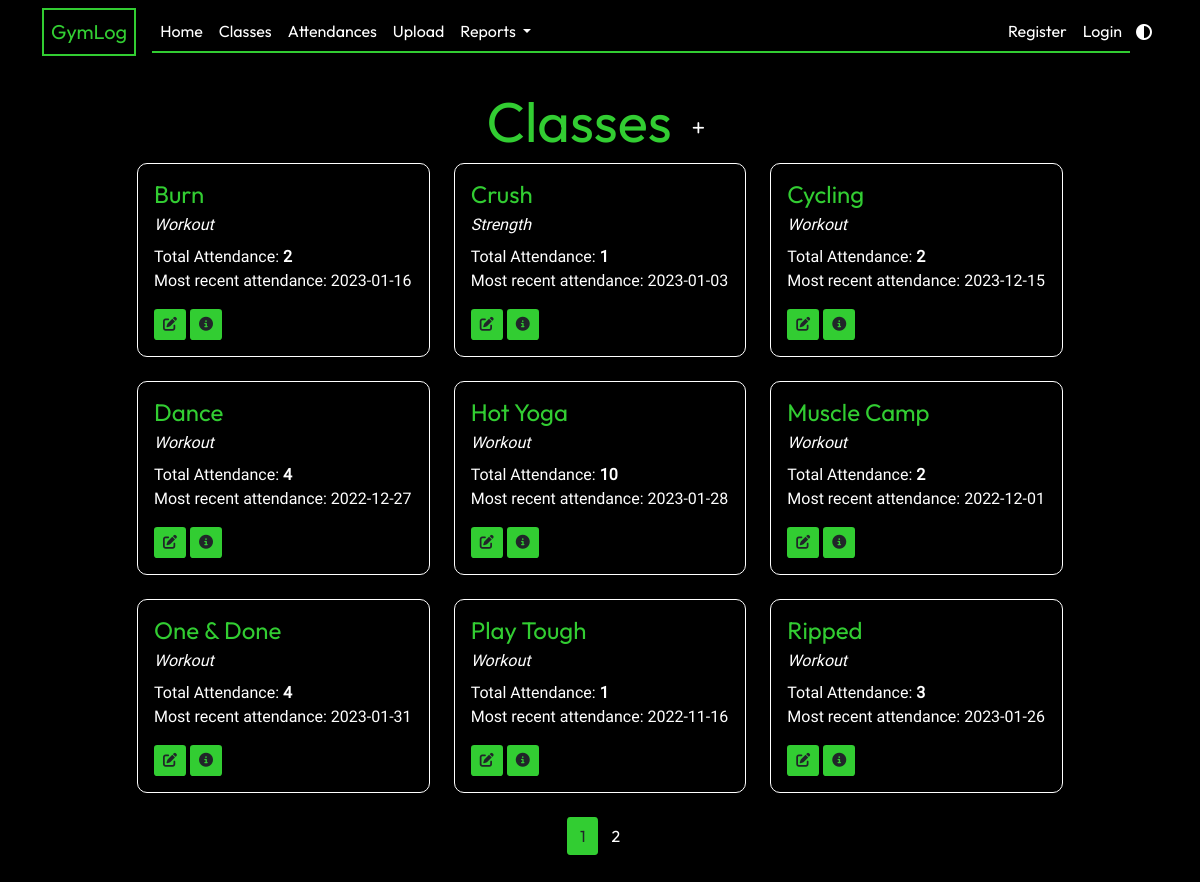
The app's page /classes, older data.
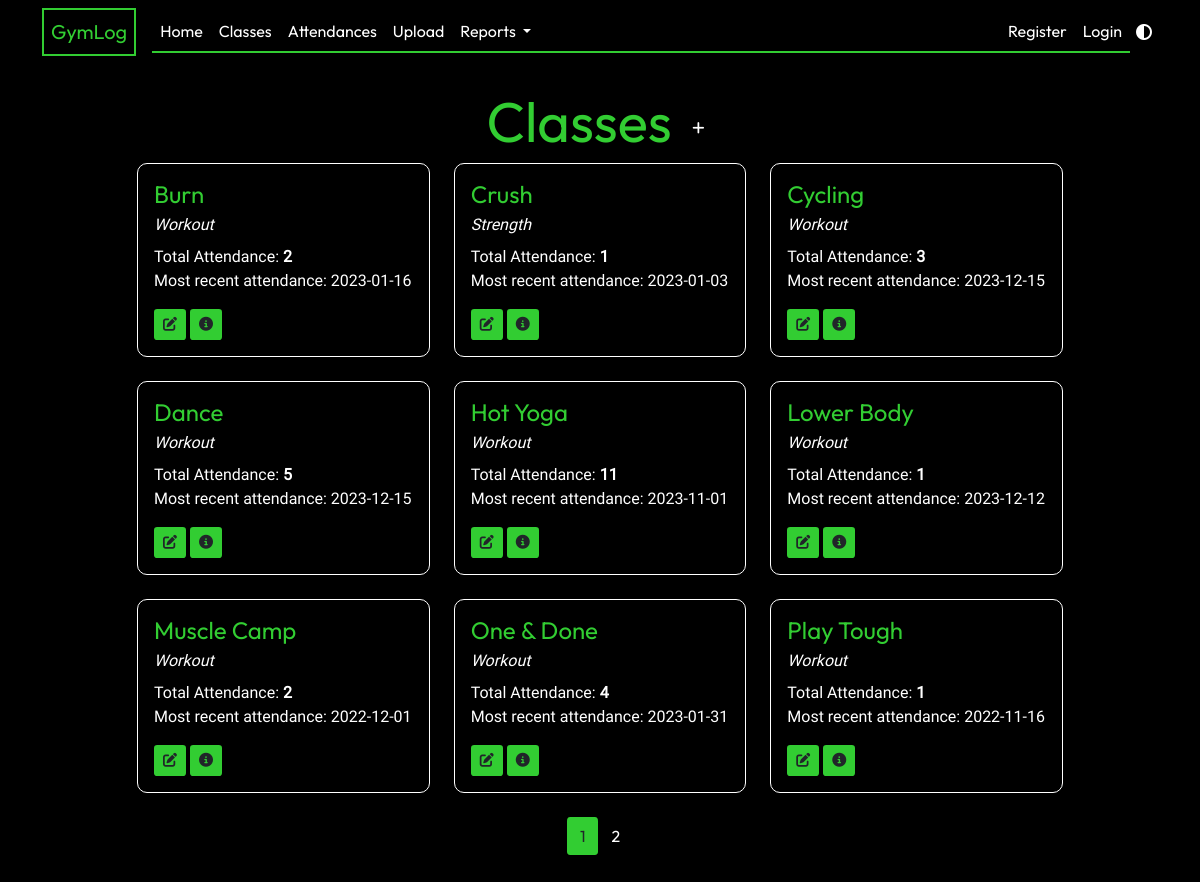
The same page, newer data.
### app/models.py (models this page shows, shortened)
class GymClass(db.Model):
    id = db.Column(db.Integer, primary_key=True)
    name = db.Column(db.String(20), unique=True, nullable=False)
    class_type = db.Column(db.String(3), default="Workout")
    attendance_list = db.relationship("Attendance", backref="class_taken", lazy=True)
    def __lt__(self, other):
        return self.name < other.name

### app/classes/routes.py (the view)
@classes.route("/classes")
def show_classes():
    page = request.args.get("page", 1, type=int)
    gym_classes = GymClass.query.order_by(GymClass.name).paginate(page=page, per_page=9)
    return render_template("classes.html", title="Classes", gym_classes=gym_classes)

### app/models.py (called while the page is built)
    def __lt__(self, other):
        return self.date_attended < other.date_attended

### app/templates/classes.html
{% extends "layout.html" %} {% block content %}
<div class="text-center mt-2">
  <h1 class="display-4">
    Classes
    <a href="{{ url_for('classes.new_class') }}" class="btn btn-sm btn-add"
      ><i class="fa-solid fa-plus"></i
    ></a>
  </h1>
</div>
<div class="row row-cols-1 row-cols-md-3">
  {% for class in gym_classes|sort %}
  <div class="col mb-4">
    <div class="card">
      <div class="card-body">
        <h4 class="card-title">{{ class.name }}</h4>
        <p class="card-subtitle mb-2">{{ class.class_type }}</p>
        <p class="card-text">
          Total Attendance: <strong>{{ class.attendance_list|length }} </strong
          ><br />
          {% if class.attendance_list|length > 0 %} Most recent attendance: {{
          (class.attendance_list|sort(reverse = True)|first).date_attended }} {%
          endif %}
        </p>
        <a
          href="{{ url_for('classes.update_class', class_id=class.id) }}"
          class="btn btn-sm btn-current"
          ><i class="fa-solid fa-pen-to-square"></i
        ></a>
        <a
          href="{{ url_for('classes.show_class', class_id=class.id) }}"
          class="btn btn-sm btn-current"
          ><i class="fa-solid fa-circle-info"></i
        ></a>
      </div>
    </div>
  </div>
  {% endfor %}
</div>
<nav>
  <ul class="pagination justify-content-center">
    {% for page_num in gym_classes.iter_pages(left_edge=1, right_edge=1,
    left_current=1, right_current=2) %} {% if page_num %} {% if gym_classes.page
    == page_num %}
    <li class="page-item">
      <a
        class="btn btn-current mb-4"
        href="{{ url_for('classes.show_classes', page=page_num) }}"
        >{{ page_num }}</a
      >
    </li>
    {% else %}
    <li class="page-item">
      <a
        class="btn btn-other mb-4"
        href="{{ url_for('classes.show_classes', page=page_num) }}"
        >{{ page_num }}</a
      >
    </li>
    {% endif %} {% else %} ... {% endif %} {% endfor %}
  </ul>
</nav>
{% endblock content %}

### app/templates/layout.html (shortened to what this page needs)
<!DOCTYPE html>
<html lang="en">
  <head>
    <link
      href="https://cdn.jsdelivr.net/npm/bootstrap@5.0.2/dist/css/bootstrap.min.css"
      rel="stylesheet"
 />
    <link
      rel="stylesheet"
      type="text/css"
      href="{{ url_for('static', filename='main.css')}}" />
  </head>
  <body>
    <header>
      <nav class="navbar navbar-expand-lg fixed-top">
        <div class="container">
          <a class="navbar-brand brand" href="{{ url_for('main.home') }}"
            >GymLog</a
          >
          <div class="collapse navbar-collapse" id="navbarSupportedContent">
            <ul class="navbar-nav me-auto mb-2 mb-lg-0">
              <li class="nav-item">
                <a
                  class="nav-link"
                  aria-current="page"
                  href="{{ url_for('main.home') }}"
                  >Home</a
                >
              </li>
              <li class="nav-item">
                <a
                  class="nav-link nav-text"
                  href="{{ url_for('classes.show_classes') }}"
                  >Classes</a
                >
              </li>
              <li class="nav-item">
                <a
                  class="nav-link"
                  href="{{ url_for('attendances.show_attendances') }}"
                  >Attendances</a
                >
              </li>
              <li class="nav-item">
                <a class="nav-link" href="{{ url_for('upload.upload_csv') }}"
                  >Upload</a
                >
              </li>
              <li class="nav-item dropdown">
                <a
                  class="nav-link dropdown-toggle"
                  href="#"
                  id="navbarDropdown"
                  role="button"
                  data-bs-toggle="dropdown"
                  aria-expanded="false">
                  Reports
                </a>
              </li>
            </ul>
            <ul class="navbar-nav ms-auto mb-2 mb-lg-0">
              {% if current_user.is_authenticated %}
              <li class="nav-item">
                <a class="nav-link" href="{{ url_for('users.account') }}"
                  >Account</a
                >
              </li>
              <li class="nav-item">
                <a class="nav-link" href="{{ url_for('users.logout') }}"
                  >Logout</a
                >
              </li>
              {% else %}
              <li class="nav-item">
                <a class="nav-link" href="{{ url_for('users.register') }}"
                  >Register</a
                >
              </li>
              <li class="nav-item">
                <a class="nav-link" href="{{ url_for('users.login') }}"
                  >Login</a
                >
              </li>
              {% endif %}
            </ul>
          </div>
          <button id="lightModeToggle">
            <i class="fa-solid fa-circle-half-stroke"></i>
          </button>
        </div>
      </nav>
    </header>
    <main role="main" class="container">
      <div class="row justify-content-center">
        <div class="col-md-10">
           {% block content %}{% endblock
          %}
        </div>
      </div>
    </main>
  </body>
</html>

### app/static/main.css (style rules this page uses)
:root { --primary-color: black; --secondary-color: white; --accent-color: #32cd32; --typewriter-speed: 2s; --typewriter-chars: 17; }
body { background-color: var(--primary-color); color: var(--secondary-color); margin: 0; min-height: 100vh; font-family: "Roboto"; }
h1, h2, h3, h4 { color: var(--accent-color); font-family: Outfit; }
nav { font-family: Outfit; }
header { height: 10vh; }
#lightModeToggle { cursor: pointer; border: none; color: var(--secondary-color); background-color: var(--primary-color); }
#navbarSupportedContent { border-bottom: 2px solid var(--accent-color); }
main { display: grid; }
.brand { color: var(--accent-color); border: 2px solid var(--accent-color); padding: 7px; }
.nav-link { color: var(--secondary-color); }
.card { border-color: var(--secondary-color); border-radius: 10px; background-color: var(--primary-color); }
.card-subtitle { font-style: italic; }
.btn-current { background-color: var(--accent-color); border-radius: 10% 10%; }
.btn-other { background-color: transparent; color: var(--secondary-color); }
.btn-add { background-color: transparent; color: var(--secondary-color); border-radius: 50%; }

Row changes from the older to the newer data that the page shows:
no longer on this page (row unchanged): GymClass: name "Ripped", class_type "Workout", attendance_list|length "3", attendance_list "2023-01-26"
computed for GymClass "Cycling": attendance_list|length "2" → "3"
computed for GymClass "Dance": attendance_list|length "4" → "5"; attendance_list "2022-12-27" → "2023-12-15"
computed for GymClass "Hot Yoga": attendance_list|length "10" → "11"; attendance_list "2023-01-28" → "2023-11-01"
added GymClass: name "Lower Body", class_type "Workout", attendance_list|length "1", attendance_list "2023-12-12"
